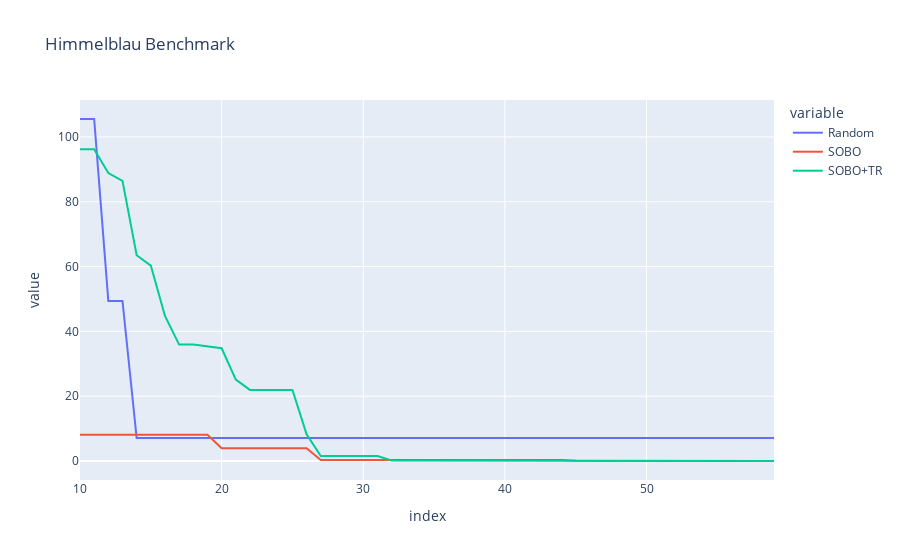

Notebook code for this chart:
### Markdown cell above
## Plot the results

### Code cell
df_results = pd.concat(
    [random_results[0][0]["y"], bo_results[0][0]["y"], tr_results[0][0]["y"]], axis=1
)
df_results.columns = ["Random", "SOBO", "SOBO+TR"]
fig_min = px.line(
    np.minimum.accumulate(df_results).loc[10:], title="Himmelblau Benchmark"
)
fig_min.show()

### Figure 1 — Plotly figure (JSON) as saved in the notebook; plotly's stock layout.template omitted (floating-point values rounded to 4 significant figures)
{"data": [{"hovertemplate": "variable=Random<br>index=%{x}<br>value=%{y}<extra></extra>", "legendgroup": "Random", "line": {"color": "#636efa", "dash": "solid"}, "marker": {"symbol": "circle"}, "mode": "lines", "name": "Random", "orientation": "v", "showlegend": true, "type": "scatter", "x": [10, 11, 12, 13, 14, 15, 16, 17, 18, 19, 20, 21, 22, 23, 24, 25, 26, 27, 28, 29, 30, 31, 32, 33, 34, 35, 36, 37, 38, 39, 40, 41, 42, 43, 44, 45, 46, 47, 48, 49, 50, 51, 52, 53, 54, 55, 56, 57, 58, 59], "xaxis": "x", "y": [105.5, 105.5, 49.39, 49.39, 7.07, 7.07, 7.07, 7.07, 7.07, 7.07, 7.07, 7.07, 7.07, 7.07, 7.07, 7.07, 7.07, 7.07, 7.07, 7.07, 7.07, 7.07, 7.07, 7.07, 7.07, 7.07, 7.07, 7.07, 7.07, 7.07, 7.07, 7.07, 7.07, 7.07, 7.07, 7.07, 7.07, 7.07, 7.07, 7.07, 7.07, 7.07, 7.07, 7.07, 7.07, 7.07, 7.07, 7.07, 7.07, 7.07], "yaxis": "y"}, {"hovertemplate": "variable=SOBO<br>index=%{x}<br>value=%{y}<extra></extra>", "legendgroup": "SOBO", "line": {"color": "#EF553B", "dash": "solid"}, "marker": {"symbol": "circle"}, "mode": "lines", "name": "SOBO", "orientation": "v", "showlegend": true, "type": "scatter", "x": [10, 11, 12, 13, 14, 15, 16, 17, 18, 19, 20, 21, 22, 23, 24, 25, 26, 27, 28, 29, 30, 31, 32, 33, 34, 35, 36, 37, 38, 39, 40, 41, 42, 43, 44, 45, 46, 47, 48, 49, 50, 51, 52, 53, 54, 55, 56, 57, 58, 59], "xaxis": "x", "y": [8.101, 8.101, 8.101, 8.101, 8.101, 8.101, 8.101, 8.101, 8.101, 8.101, 3.958, 3.958, 3.958, 3.958, 3.958, 3.958, 3.958, 0.3244, 0.3244, 0.3244, 0.3244, 0.3244, 0.3244, 0.3244, 0.3244, 0.3244, 0.3244, 0.3244, 0.3244, 0.3244, 0.3244, 0.3244, 0.3244, 0.3244, 0.3244, 0.05771, 0.05771, 0.05771, 0.05771, 0.05771, 0.03175, 0.03175, 0.03175, 0.03175, 0.03175, 0.03175, 0.03175, 0.03175, 0.03175, 0.03175], "yaxis": "y"}, {"hovertemplate": "variable=SOBO+TR<br>index=%{x}<br>value=%{y}<extra></extra>", "legendgroup": "SOBO+TR", "line": {"color": "#00cc96", "dash": "solid"}, "marker": {"symbol": "circle"}, "mode": "lines", "name": "SOBO+TR", "orientation": "v", "showlegend": true, "type": "scatter", "x": [10, 11, 12, 13, 14, 15, 16, 17, 18, 19, 20, 21, 22, 23, 24, 25, 26, 27, 28, 29, 30, 31, 32, 33, 34, 35, 36, 37, 38, 39, 40, 41, 42, 43, 44, 45, 46, 47, 48, 49, 50, 51, 52, 53, 54, 55, 56, 57, 58, 59], "xaxis": "x", "y": [96.19, 96.19, 88.86, 86.44, 63.51, 60.3, 44.76, 35.92, 35.92, 35.4, 34.79, 25.1, 21.94, 21.94, 21.94, 21.94, 8.24, 1.537, 1.537, 1.537, 1.537, 1.537, 0.1691, 0.1691, 0.1691, 0.1691, 0.1691, 0.1691, 0.1691, 0.1691, 0.1691, 0.1691, 0.07602, 0.008532, 0.008102, 0.008102, 0.007929, 0.007346, 0.006367, 0.005437, 0.005437, 0.005437, 0.005437, 0.005437, 0.005437, 0.005437, 0.005437, 0.005437, 0.005437, 0.005437], "yaxis": "y"}], "layout": {"legend": {"title": {"text": "variable"}, "tracegroupgap": 0}, "title": {"text": "Himmelblau Benchmark"}, "xaxis": {"anchor": "y", "domain": [0, 1], "title": {"text": "index"}}, "yaxis": {"anchor": "x", "domain": [0, 1], "title": {"text": "value"}}}}
